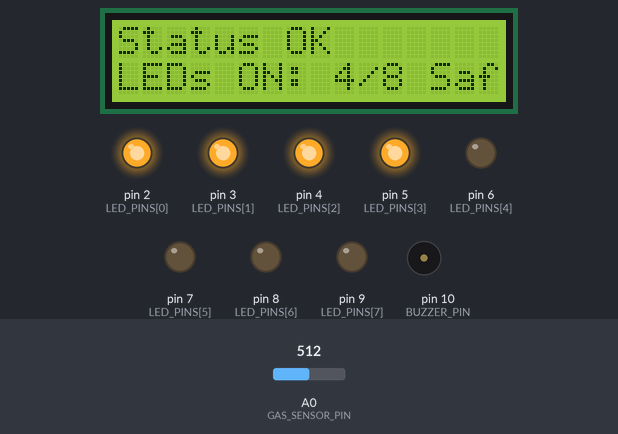
This sketch was run on a simulated Arduino Uno, built with avr-gcc and run on an emulated ATmega328P. On the bench: 16×2 character LCD, output pins drawn as LEDs (lit = HIGH), buzzer (waves = sounding). Inputs (shaded band) come from the test bench; at power-on: A0 (GAS_SENSOR_PIN) = 512. What the sketch prints to the serial monitor is not drawn.

Above: at 2.3 s.
2.4 s: A0 (GAS_SENSOR_PIN) set to 559
3.9 s: A0 (GAS_SENSOR_PIN) set to 587
At 4.8 s:
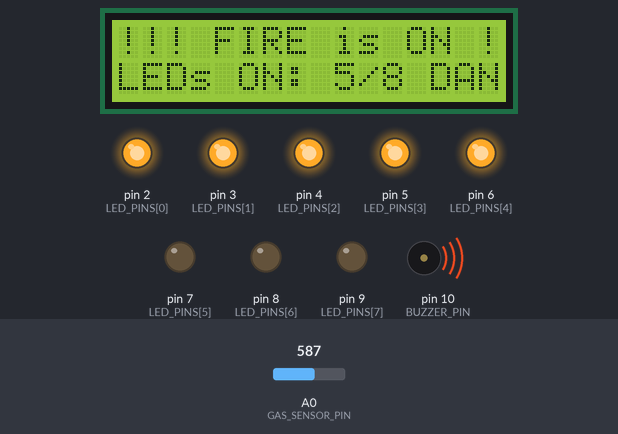
5.5 s: A0 (GAS_SENSOR_PIN) set to 306
At 6.2 s:
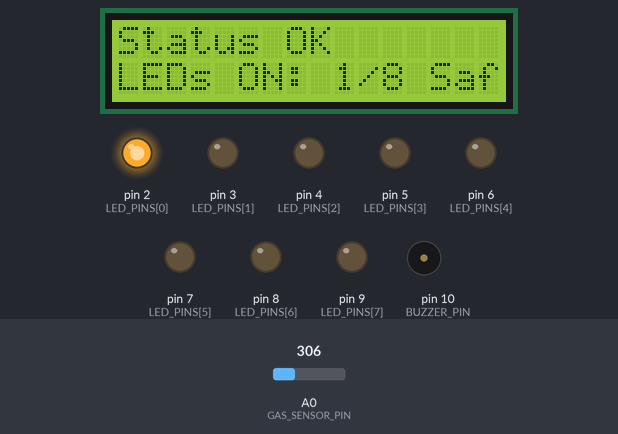
7.0 s: A0 (GAS_SENSOR_PIN) set to 716
At 7.6 s:
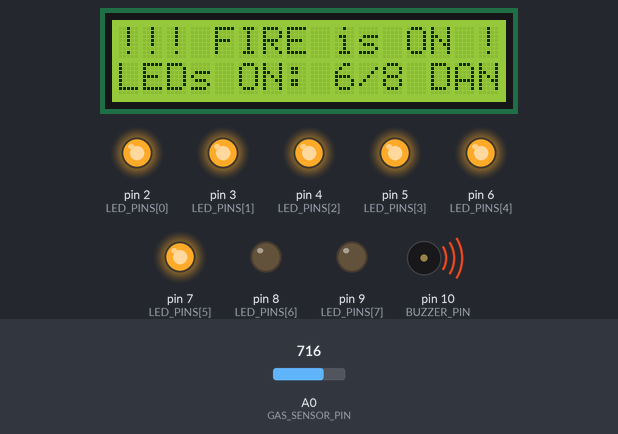
8.5 s: A0 (GAS_SENSOR_PIN) set to 810
At 9.0 s:
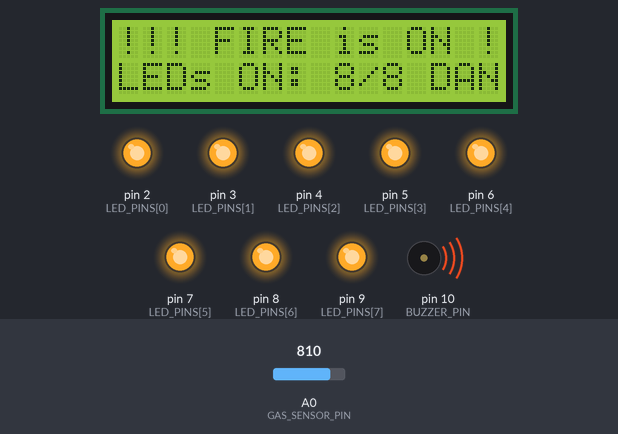
10.0 s: A0 (GAS_SENSOR_PIN) set to 790
At 10.4 s:
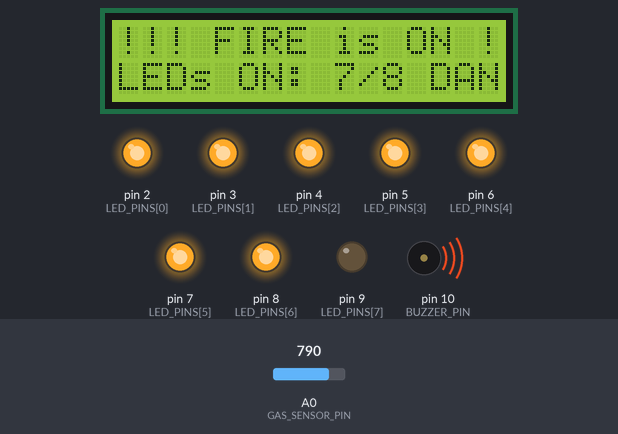
Timing chart, 0 to 12.5 s (numbered marks = the images above; inputs shaded):
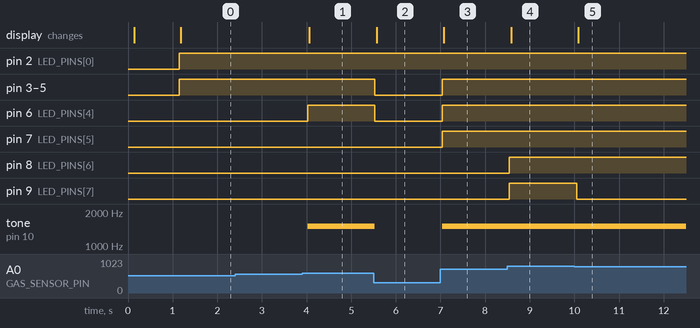

The sketch:

gas_sensor.ino
```cpp
// এই কোডটি গ্যাস/ফায়ার অ্যালার্ম সিস্টেমের জন্য তৈরি করা হয়েছে, যেখানে Gas Sensor, 8টি LED, Buzzer এবং I2C 16x2 LCD ডিসপ্লে ব্যবহার করা হয়েছে।
// এটি ৫ বা তার বেশি LED জ্বললে ফায়ার অ্যালার্ম ট্রিগার করবে এবং LCD-তে বার্তা প্রদর্শন করবে।

// --- LIBRARIES FOR LCD (LCD-এর জন্য প্রয়োজনীয় লাইব্রেরি) ---
#include <Wire.h>              // I2C যোগাযোগের জন্য প্রয়োজন
#include <LiquidCrystal_I2C.h> // I2C LCD নিয়ন্ত্রণের জন্য প্রয়োজন

// --- PIN DEFINITIONS (পিন সংজ্ঞা) ---
const int GAS_SENSOR_PIN = A0;   // গ্যাস সেন্সরের অ্যানালগ আউটপুট (A0) পিন
const int BUZZER_PIN = 10;       // বুজার/পিজো স্পিকারের ডিজিটাল পিন

// 8টি LED (আপনার 'বাল্ব') এর ডিজিটাল পিনগুলির অ্যারে
const int LED_PINS[] = {2, 3, 4, 5, 6, 7, 8, 9};
const int NUM_LEDS = 8;          // মোট LED সংখ্যা

// --- LCD SETUP (LCD সেটআপ) ---
// I2C ঠিকানা এবং LCD-এর মাত্রা সংজ্ঞায়িত করুন। সাধারণত 0x27 ব্যবহার করা হয়।
LiquidCrystal_I2C lcd(0x27, 16, 2);

// --- THRESHOLD CONSTANTS (থ্রেশহোল্ড কনস্ট্যান্টস) ---
const int GAS_MIN_READING = 200; // 'পরিষ্কার বাতাস' এর জন্য অ্যানালগ মান
const int GAS_MAX_READING = 800; // উচ্চ গ্যাস ঘনত্বের জন্য অ্যানালগ মান (সম্পূর্ণ স্কেল)
// অ্যালার্ম ট্রিগার করার জন্য নতুন থ্রেশহোল্ড:
const int FIRE_ALARM_THRESHOLD = 5; // ৫ বা তার বেশি LED জ্বললে অ্যালার্ম ট্রিগার হবে এবং LCD-তে 'FIRE' দেখাবে।

void setup() {
  // সিরিয়াল যোগাযোগ শুরু করুন
  Serial.begin(9600);
  Serial.println("Gas Alarm System Initialized (গ্যাস অ্যালার্ম সিস্টেম শুরু হয়েছে)");

  // --- LCD Initialization (LCD শুরু করা) ---
  lcd.init();      // LCD শুরু করুন
  lcd.backlight(); // ব্যাকলাইট চালু করুন
  lcd.print("System Ready...");
  delay(1000);
  lcd.clear();

  // সমস্ত LED পিন আউটপুট হিসাবে সেট করুন
  for (int i = 0; i < NUM_LEDS; i++) {
    pinMode(LED_PINS[i], OUTPUT);
    digitalWrite(LED_PINS[i], LOW); // সব LED বন্ধ রাখুন
  }

  // বুজার পিন আউটপুট হিসাবে সেট করুন
  pinMode(BUZZER_PIN, OUTPUT);
}

void loop() {
  // 1. সেন্সর থেকে মান পড়ুন
  int sensorValue = analogRead(GAS_SENSOR_PIN);

  // 2. সেন্সরের মানকে LED সংখ্যায় (0-8) ম্যাপ করুন
  int ledCount = map(sensorValue, GAS_MIN_READING, GAS_MAX_READING, 0, NUM_LEDS);
  ledCount = constrain(ledCount, 0, NUM_LEDS);

  // 3. LED ডিসপ্লে (বার গ্রাফ) আপডেট করুন
  for (int i = 0; i < NUM_LEDS; i++) {
    if (i < ledCount) {
      digitalWrite(LED_PINS[i], HIGH);
    } else {
      digitalWrite(LED_PINS[i], LOW);
    }
  }

  // 4. ফায়ার শর্ত এবং অ্যালার্ম/ডিসপ্লে পরীক্ষা করুন
  if (ledCount >= FIRE_ALARM_THRESHOLD) { // ৫ বা তার বেশি LED জ্বলেছে কিনা তা পরীক্ষা করুন
    // অ্যালার্ম শর্ত পূরণ হয়েছে: ৫ বা তার বেশি LED ON
    tone(BUZZER_PIN, 1500); // উচ্চ পিচে শব্দ বাজান

    // LCD-তে "FIRE is ON" বার্তা প্রদর্শন
    lcd.setCursor(0, 0); // কলাম 0, সারি 0 থেকে শুরু
    lcd.print("!!! FIRE is ON !!!");
    lcd.setCursor(0, 1); // কলাম 0, সারি 1
    lcd.print("LEDs ON: ");
    lcd.print(ledCount);
    lcd.print("/8 DANGER!");

    Serial.print("!!! FIRE ALARM !!! LED Count: ");
    Serial.println(ledCount);

  } else {
    // শর্ত পূরণ হয়নি: ৫ এর কম LED ON
    noTone(BUZZER_PIN); // বুজার বন্ধ করুন

    // LCD-তে "Status OK" বার্তা প্রদর্শন
    lcd.setCursor(0, 0);
    lcd.print("Status OK       "); // আগের লেখা মুছে ফেলার জন্য স্পেস
    lcd.setCursor(0, 1);
    lcd.print("LEDs ON: ");
    lcd.print(ledCount);
    lcd.print("/8 Safe.    "); // স্পেস দিয়ে লেখা পরিষ্কার করুন

    Serial.print("Status OK. LED Count: ");
    Serial.println(ledCount);
  }

  // লুপকে নিয়ন্ত্রণযোগ্য রাখতে ছোট বিরতি
  delay(100);
}
```

Measured:
- the behaviour switches between 574 and 575 on A0 (GAS_SENSOR_PIN) (found by bisection; images 0 and 1)
- after the input at 2.4 s, every drawn part: stays the same
- after the input at 3.9 s, pin 6 (LED_PINS[4]): LOW → HIGH after 0.12 s; tone on pin 10 (BUZZER_PIN): silent → 1500 Hz after 0.12 s; the display: changes after 0.16 s (image 1)
- after the input at 5.5 s, pin 3 (LED_PINS[1]), pin 4 (LED_PINS[2]), pin 5 (LED_PINS[3]), pin 6 (LED_PINS[4]): HIGH → LOW at once; tone on pin 10 (BUZZER_PIN): 1500 Hz → silent at once; the display: changes after 0.07 s (image 2)
- after the input at 7.0 s, pin 3 (LED_PINS[1]), pin 4 (LED_PINS[2]), pin 5 (LED_PINS[3]), pin 6 (LED_PINS[4]), pin 7 (LED_PINS[5]): LOW → HIGH at once; tone on pin 10 (BUZZER_PIN): silent → 1500 Hz at once; the display: changes after 0.08 s (image 3)
- after the input at 8.5 s, pin 8 (LED_PINS[6]), pin 9 (LED_PINS[7]): LOW → HIGH after 0.05 s; the display: changes after 0.08 s (image 4)
- after the input at 10.0 s, pin 9 (LED_PINS[7]): HIGH → LOW after 0.05 s; the display: changes after 0.09 s (image 5)
